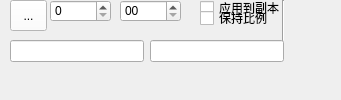
  <widget class="QDockWidget" name="dockWidget_2">
   <property name="enabled">
    <bool>true</bool>
   </property>
   <property name="sizePolicy">
    <sizepolicy hsizetype="Maximum" vsizetype="Maximum">
     <horstretch>0</horstretch>
     <verstretch>0</verstretch>
    </sizepolicy>
   </property>
   <property name="minimumSize">
    <size>
     <width>341</width>
     <height>79</height>
    </size>
   </property>
   <property name="inputMethodHints">
    <set>Qt::ImhNone</set>
   </property>
   <property name="floating">
    <bool>false</bool>
   </property>
   <property name="windowTitle">
    <string>捕捉工具条</string>
   </property>
   <attribute name="dockWidgetArea">
    <number>4</number>
   </attribute>
   <widget class="QWidget" name="dockWidgetContents_2">
    <widget class="QTimeEdit" name="timeEdit_3">
     <property name="geometry">
      <rect>
       <x>50</x>
       <y>0</y>
       <width>61</width>
       <height>22</height>
      </rect>
     </property>
     <property name="displayFormat">
      <string>H</string>
     </property>
     <property name="time">
      <time>
       <hour>0</hour>
       <minute>0</minute>
       <second>0</second>
      </time>
     </property>
    </widget>
    <widget class="QTimeEdit" name="timeEdit_4">
     <property name="geometry">
      <rect>
       <x>120</x>
       <y>0</y>
       <width>61</width>
       <height>22</height>
      </rect>
     </property>
     <property name="displayFormat">
      <string>mm</string>
     </property>
    </widget>
    <widget class="QToolButton" name="toolButton">
     <property name="geometry">
      <rect>
       <x>10</x>
       <y>0</y>
       <width>37</width>
       <height>31</height>
      </rect>
     </property>
     <property name="styleSheet">
      <string notr="true">background-color: rgb(255, 255, 255);</string>
     </property>
     <property name="text">
      <string>...</string>
     </property>
     <property name="icon">
      <iconset resource="RMMV.qrc">
       <normaloff>:/E3/Resources/buzuogjt.jpg</normaloff>:/E3/Resources/buzuogjt.jpg</iconset>
     </property>
     <property name="iconSize">
      <size>
       <width>30</width>
       <height>30</height>
      </size>
     </property>
    </widget>
    <widget class="QCheckBox" name="checkBox_23">
     <property name="geometry">
      <rect>
       <x>200</x>
       <y>0</y>
       <width>91</width>
       <height>16</height>
      </rect>
     </property>
     <property name="text">
      <string>应用到副本</string>
     </property>
    </widget>
    <widget class="QCheckBox" name="checkBox_24">
     <property name="geometry">
      <rect>
       <x>200</x>
       <y>10</y>
       <width>91</width>
       <height>16</height>
      </rect>
     </property>
     <property name="text">
      <string>保持比例</string>
     </property>
    </widget>
    <widget class="Line" name="line_6">
     <property name="geometry">
      <rect>
       <x>273</x>
       <y>0</y>
       <width>20</width>
       <height>41</height>
      </rect>
     </property>
     <property name="orientation">
      <enum>Qt::Vertical</enum>
     </property>
    </widget>
    <widget class="QWidget" name="layoutWidget">
     <property name="geometry">
      <rect>
       <x>10</x>
       <y>40</y>
       <width>274</width>
       <height>22</height>
      </rect>
     </property>
     <layout class="QHBoxLayout" name="horizontalLayout">
      <item>
       <widget class="QLineEdit" name="distance1"/>
      </item>
      <item>
       <widget class="QLineEdit" name="distance2"/>
      </item>
     </layout>
    </widget>
   </widget>
  </widget>
